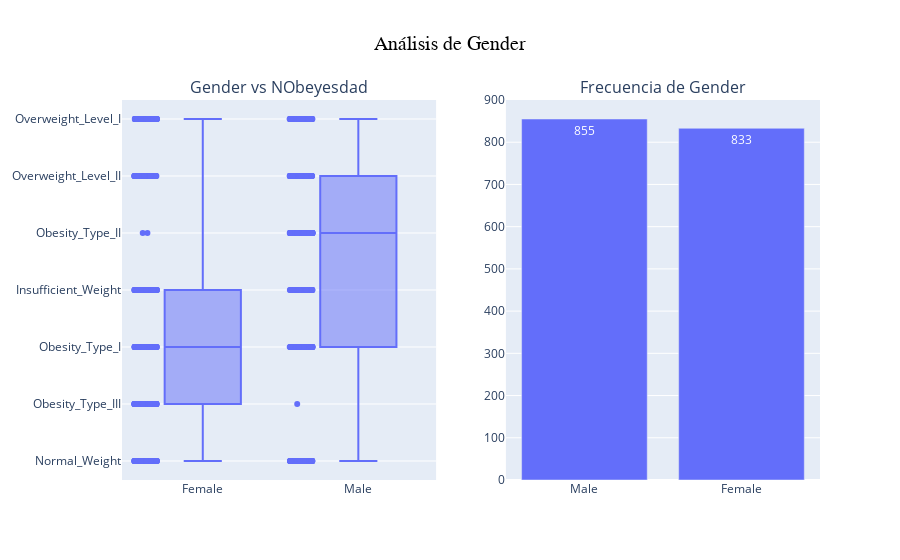
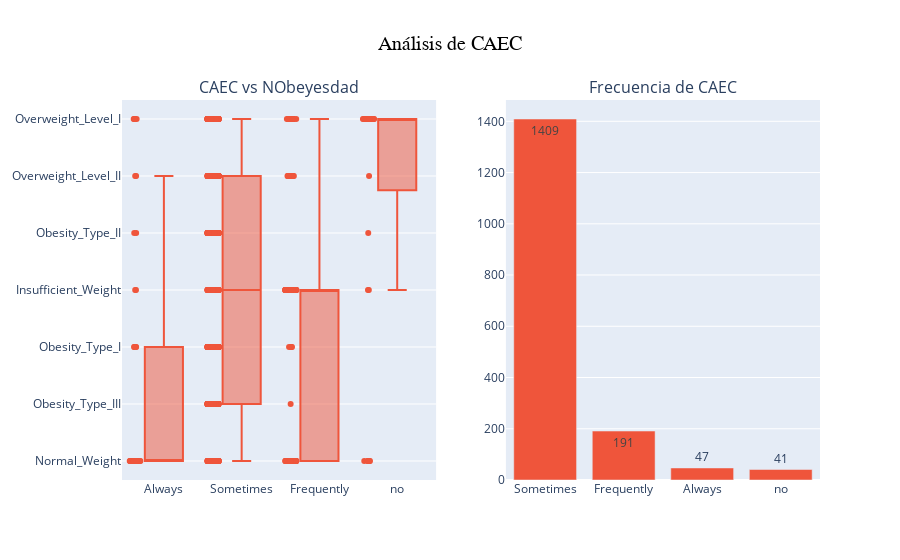
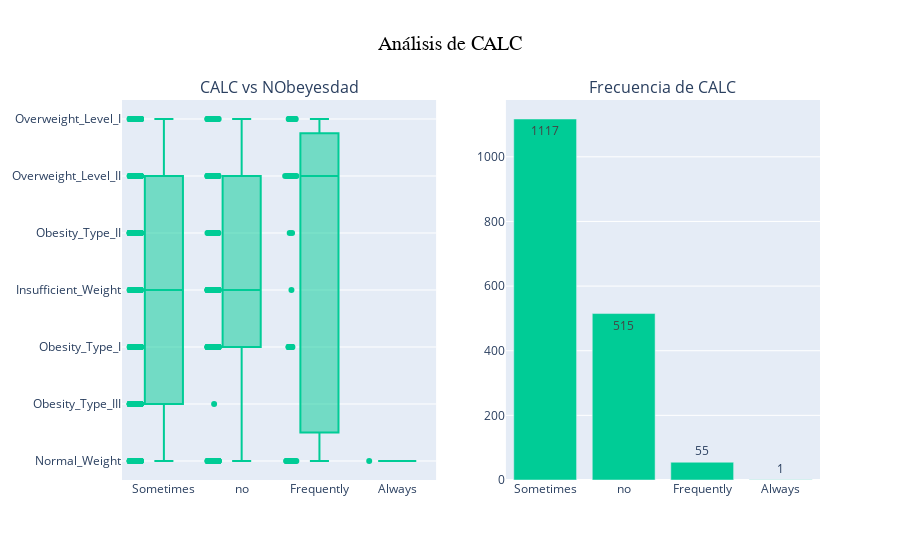
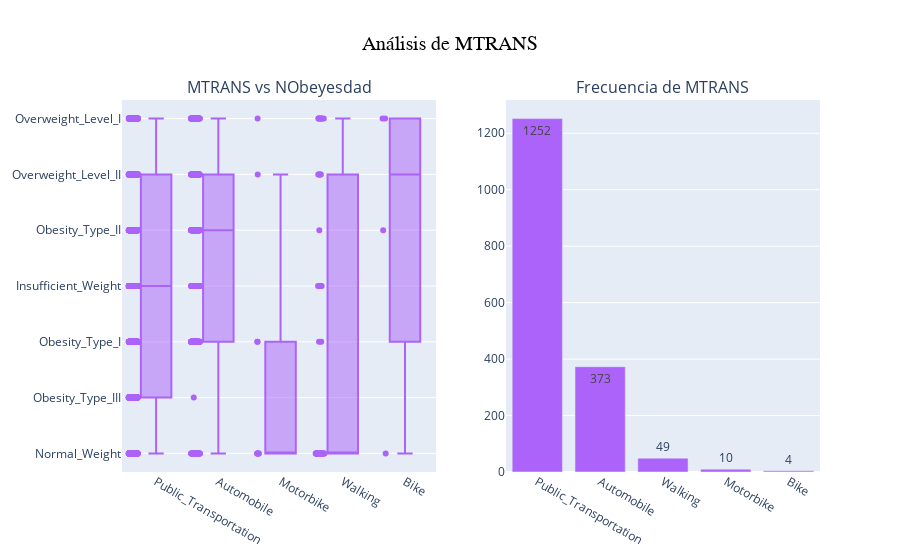

These figures' notebook cell, in order:
### Markdown cell above
Ahora se procede a analizar el comportamiento de las variables categóricas respecto al target `NObeyesdad`:

### Code cell
for i, col in enumerate(categorical_cols):
    color = colors[i]

    counts = train_df_clas[col].value_counts().reset_index()
    counts.columns = [col, "count"]

    fig = make_subplots(rows=1, cols=2, subplot_titles=(f"{col} vs NObeyesdad", f"Frecuencia de {col}"))

    fig_box = px.box(train_df_clas, x=col, y="NObeyesdad", points="all", color_discrete_sequence=[color])
    for trace in fig_box.data: fig.add_trace(trace, row=1, col=1)

    fig_count = px.bar(counts, x=col, y="count", text="count", color_discrete_sequence=[color])
    for trace in fig_count.data:
        fig.add_trace(trace, row=1, col=2)

    fig.update_layout(title_text=f"Análisis de {col}", title_font=dict(size=20, family="Arial", color="black"), title_x=0.5, showlegend=False)

    fig.show()

### Figure 1 — Plotly figure (JSON) as saved in the notebook; plotly's stock layout.template omitted (floating-point values rounded to 4 significant figures; data arrays with more than 128 entries replaced by an {"elided": "..."} marker saying what was removed)
{"data": [{"alignmentgroup": "True", "boxpoints": "all", "hovertemplate": "Gender=%{x}<br>NObeyesdad=%{y}<extra></extra>", "legendgroup": "", "marker": {"color": "#636EFA"}, "name": "", "notched": false, "offsetgroup": "", "orientation": "v", "showlegend": false, "type": "box", "x": {"elided": "1688 str values"}, "x0": " ", "xaxis": "x", "y": {"elided": "1688 str values"}, "y0": " ", "yaxis": "y"}, {"alignmentgroup": "True", "hovertemplate": "Gender=%{x}<br>count=%{text}<extra></extra>", "legendgroup": "", "marker": {"color": "#636EFA", "pattern": {"shape": ""}}, "name": "", "offsetgroup": "", "orientation": "v", "showlegend": false, "text": [855, 833], "textposition": "auto", "type": "bar", "x": ["Male", "Female"], "xaxis": "x2", "y": [855, 833], "yaxis": "y2"}], "layout": {"annotations": [{"font": {"size": 16}, "showarrow": false, "text": "Gender vs NObeyesdad", "x": 0.225, "xanchor": "center", "xref": "paper", "y": 1, "yanchor": "bottom", "yref": "paper"}, {"font": {"size": 16}, "showarrow": false, "text": "Frecuencia de Gender", "x": 0.775, "xanchor": "center", "xref": "paper", "y": 1, "yanchor": "bottom", "yref": "paper"}], "showlegend": false, "title": {"font": {"color": "black", "family": "Arial", "size": 20}, "text": "Análisis de Gender", "x": 0.5}, "xaxis": {"anchor": "y", "domain": [0, 0.45]}, "xaxis2": {"anchor": "y2", "domain": [0.55, 1]}, "yaxis": {"anchor": "x", "domain": [0, 1]}, "yaxis2": {"anchor": "x2", "domain": [0, 1]}}}

### Figure 2 — Plotly figure (JSON) as saved in the notebook; plotly's stock layout.template omitted (floating-point values rounded to 4 significant figures; data arrays with more than 128 entries replaced by an {"elided": "..."} marker saying what was removed)
{"data": [{"alignmentgroup": "True", "boxpoints": "all", "hovertemplate": "CAEC=%{x}<br>NObeyesdad=%{y}<extra></extra>", "legendgroup": "", "marker": {"color": "#EF553B"}, "name": "", "notched": false, "offsetgroup": "", "orientation": "v", "showlegend": false, "type": "box", "x": {"elided": "1688 str values"}, "x0": " ", "xaxis": "x", "y": {"elided": "1688 str values"}, "y0": " ", "yaxis": "y"}, {"alignmentgroup": "True", "hovertemplate": "CAEC=%{x}<br>count=%{text}<extra></extra>", "legendgroup": "", "marker": {"color": "#EF553B", "pattern": {"shape": ""}}, "name": "", "offsetgroup": "", "orientation": "v", "showlegend": false, "text": [1409, 191, 47, 41], "textposition": "auto", "type": "bar", "x": ["Sometimes", "Frequently", "Always", "no"], "xaxis": "x2", "y": [1409, 191, 47, 41], "yaxis": "y2"}], "layout": {"annotations": [{"font": {"size": 16}, "showarrow": false, "text": "CAEC vs NObeyesdad", "x": 0.225, "xanchor": "center", "xref": "paper", "y": 1, "yanchor": "bottom", "yref": "paper"}, {"font": {"size": 16}, "showarrow": false, "text": "Frecuencia de CAEC", "x": 0.775, "xanchor": "center", "xref": "paper", "y": 1, "yanchor": "bottom", "yref": "paper"}], "showlegend": false, "title": {"font": {"color": "black", "family": "Arial", "size": 20}, "text": "Análisis de CAEC", "x": 0.5}, "xaxis": {"anchor": "y", "domain": [0, 0.45]}, "xaxis2": {"anchor": "y2", "domain": [0.55, 1]}, "yaxis": {"anchor": "x", "domain": [0, 1]}, "yaxis2": {"anchor": "x2", "domain": [0, 1]}}}

### Figure 3 — Plotly figure (JSON) as saved in the notebook; plotly's stock layout.template omitted (floating-point values rounded to 4 significant figures; data arrays with more than 128 entries replaced by an {"elided": "..."} marker saying what was removed)
{"data": [{"alignmentgroup": "True", "boxpoints": "all", "hovertemplate": "CALC=%{x}<br>NObeyesdad=%{y}<extra></extra>", "legendgroup": "", "marker": {"color": "#00CC96"}, "name": "", "notched": false, "offsetgroup": "", "orientation": "v", "showlegend": false, "type": "box", "x": {"elided": "1688 str values"}, "x0": " ", "xaxis": "x", "y": {"elided": "1688 str values"}, "y0": " ", "yaxis": "y"}, {"alignmentgroup": "True", "hovertemplate": "CALC=%{x}<br>count=%{text}<extra></extra>", "legendgroup": "", "marker": {"color": "#00CC96", "pattern": {"shape": ""}}, "name": "", "offsetgroup": "", "orientation": "v", "showlegend": false, "text": [1117, 515, 55, 1], "textposition": "auto", "type": "bar", "x": ["Sometimes", "no", "Frequently", "Always"], "xaxis": "x2", "y": [1117, 515, 55, 1], "yaxis": "y2"}], "layout": {"annotations": [{"font": {"size": 16}, "showarrow": false, "text": "CALC vs NObeyesdad", "x": 0.225, "xanchor": "center", "xref": "paper", "y": 1, "yanchor": "bottom", "yref": "paper"}, {"font": {"size": 16}, "showarrow": false, "text": "Frecuencia de CALC", "x": 0.775, "xanchor": "center", "xref": "paper", "y": 1, "yanchor": "bottom", "yref": "paper"}], "showlegend": false, "title": {"font": {"color": "black", "family": "Arial", "size": 20}, "text": "Análisis de CALC", "x": 0.5}, "xaxis": {"anchor": "y", "domain": [0, 0.45]}, "xaxis2": {"anchor": "y2", "domain": [0.55, 1]}, "yaxis": {"anchor": "x", "domain": [0, 1]}, "yaxis2": {"anchor": "x2", "domain": [0, 1]}}}

### Figure 4 — Plotly figure (JSON) as saved in the notebook; plotly's stock layout.template omitted (floating-point values rounded to 4 significant figures; data arrays with more than 128 entries replaced by an {"elided": "..."} marker saying what was removed)
{"data": [{"alignmentgroup": "True", "boxpoints": "all", "hovertemplate": "MTRANS=%{x}<br>NObeyesdad=%{y}<extra></extra>", "legendgroup": "", "marker": {"color": "#AB63FA"}, "name": "", "notched": false, "offsetgroup": "", "orientation": "v", "showlegend": false, "type": "box", "x": {"elided": "1688 str values"}, "x0": " ", "xaxis": "x", "y": {"elided": "1688 str values"}, "y0": " ", "yaxis": "y"}, {"alignmentgroup": "True", "hovertemplate": "MTRANS=%{x}<br>count=%{text}<extra></extra>", "legendgroup": "", "marker": {"color": "#AB63FA", "pattern": {"shape": ""}}, "name": "", "offsetgroup": "", "orientation": "v", "showlegend": false, "text": [1252, 373, 49, 10, 4], "textposition": "auto", "type": "bar", "x": ["Public_Transportation", "Automobile", "Walking", "Motorbike", "Bike"], "xaxis": "x2", "y": [1252, 373, 49, 10, 4], "yaxis": "y2"}], "layout": {"annotations": [{"font": {"size": 16}, "showarrow": false, "text": "MTRANS vs NObeyesdad", "x": 0.225, "xanchor": "center", "xref": "paper", "y": 1, "yanchor": "bottom", "yref": "paper"}, {"font": {"size": 16}, "showarrow": false, "text": "Frecuencia de MTRANS", "x": 0.775, "xanchor": "center", "xref": "paper", "y": 1, "yanchor": "bottom", "yref": "paper"}], "showlegend": false, "title": {"font": {"color": "black", "family": "Arial", "size": 20}, "text": "Análisis de MTRANS", "x": 0.5}, "xaxis": {"anchor": "y", "domain": [0, 0.45]}, "xaxis2": {"anchor": "y2", "domain": [0.55, 1]}, "yaxis": {"anchor": "x", "domain": [0, 1]}, "yaxis2": {"anchor": "x2", "domain": [0, 1]}}}
